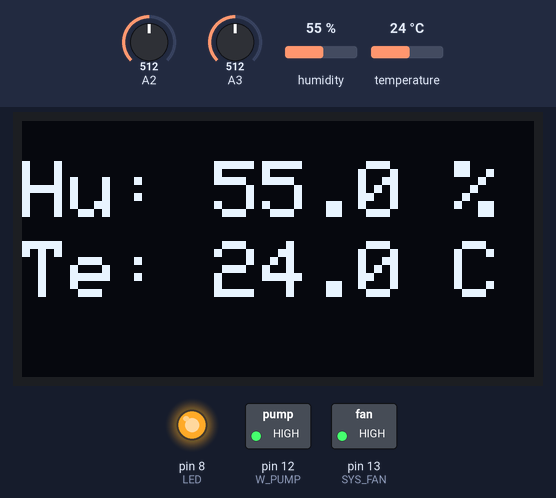
The sketch below on a simulated Arduino Uno, built with avr-gcc and run on an emulated ATmega328P. Shown: 128×64 one-colour display, switched loads named in the sketch (green lamp = pin HIGH), output pins drawn as LEDs (lit = HIGH). The test bench sets the inputs (shaded band); at power-on: humidity 55 %, temperature 24 °C, A2 = 512, A3 = 512.

Above: at 1.2 s.
1.3 s: humidity set to 31 %
At 2.4 s:
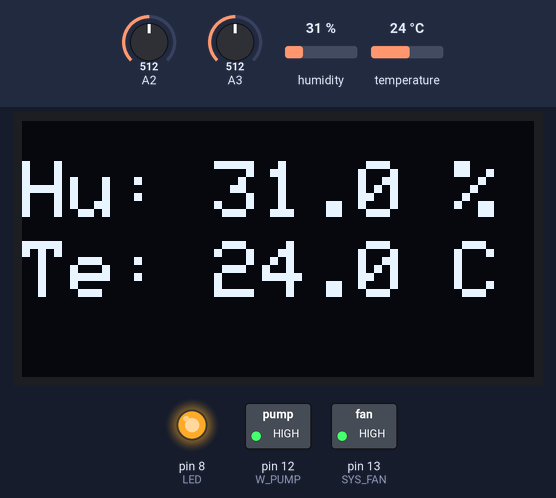
3.5 s: humidity set to 28 %
At 5.2 s:
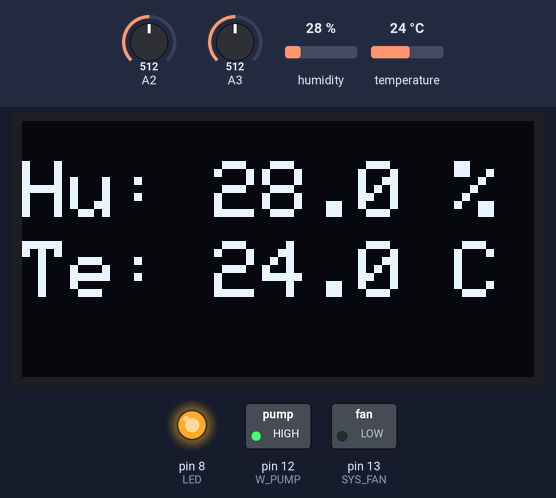
5.5 s: temperature set to 12 °C
At 7.4 s:
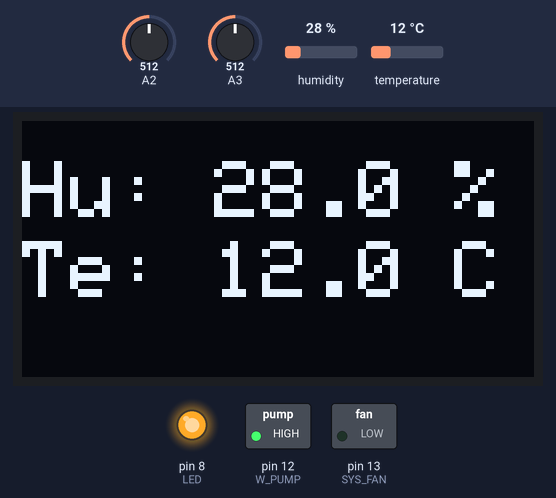
9.0 s: temperature set to 19 °C
At 11.2 s:
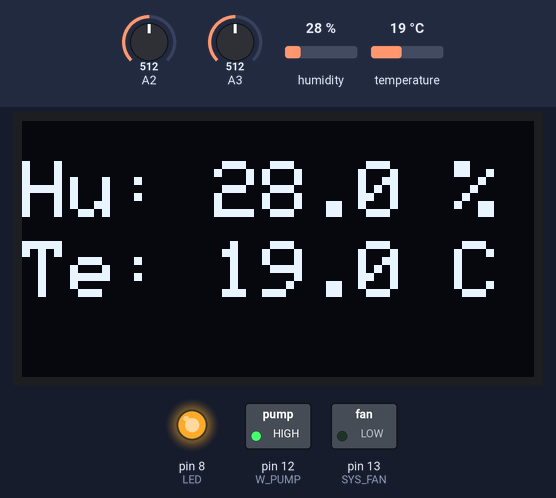
Timing chart, 0 to 12.6 s (numbered marks = the images above; inputs shaded):
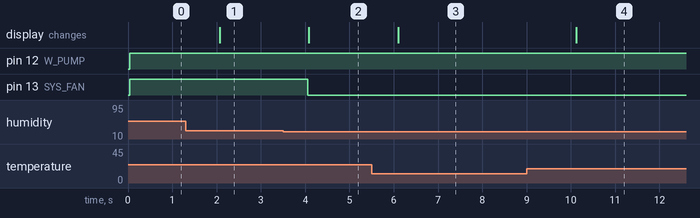

Measured:
- the behaviour switches between 30 and 29 % on humidity (found by bisection; images 1 and 2)
- after the input at 1.3 s, the display: changes after 0.78 s (image 1)
- after the input at 3.5 s, pin 13 (SYS_FAN): HIGH → LOW after 0.56 s; the display: changes after 0.59 s (image 2)
- after the input at 5.5 s, the display: changes after 0.60 s (image 3)
- after the input at 9.0 s, the display: changes after 1.1 s (image 4)

The sketch:

JMS_Arduino.ino
```cpp
#include "DHT.h"
#include <Wire.h>
#include <Adafruit_GFX.h>
#include <Adafruit_SSD1306.h>
#include <avr/wdt.h> // Watchdog 타이머를 위한 라이브러리 추가

#define SCREEN_WIDTH 128 // OLED display width, in pixels
#define SCREEN_HEIGHT 64 // OLED display height, in pixels
Adafruit_SSD1306 display(SCREEN_WIDTH, SCREEN_HEIGHT, &Wire, -1);

#define GROUND1 A2
#define GROUND2 A3
#define DHTPIN  4
#define LED     8
#define W_PUMP  12
#define SYS_FAN 13

#define DHTTYPE DHT21

DHT dht(DHTPIN, DHTTYPE);

void setup() {
  wdt_disable(); // 초기 설정 동안에는 Watchdog를 비활성화
  Serial.begin(9600);
  dht.begin();
  pinMode(SYS_FAN, OUTPUT);
  pinMode(W_PUMP, OUTPUT);
  pinMode(LED, OUTPUT);
  digitalWrite(LED, HIGH);
  if(!display.begin(SSD1306_SWITCHCAPVCC, 0x3C)) {
    Serial.println(F("SSD1306 allocation failed"));
    for(;;);} // Don't proceed, loop forever
  display.clearDisplay();
  display.setTextSize(2);
  display.setTextColor(WHITE);

  wdt_enable(WDTO_8S); // Watchdog 타이머를 8초로 설정
}

void loop() {

  wdt_reset(); // Loop의 시작에서 Watchdog 타이머를 리셋
  bool  IsRun = true;
  bool  D_SYSFAN;
  bool  D_WPUMP;
  bool  D_LED = true;
  float Humidity    = dht.readHumidity();
  float Temperature = dht.readTemperature();
  int   Ground1     = analogRead(A2);
  int   Ground2     = analogRead(A3);

  if(Humidity >= 30.0 || Temperature>= 35.0) {
    digitalWrite(SYS_FAN, HIGH); D_SYSFAN = true;}
  else {
    digitalWrite(SYS_FAN, LOW);  D_SYSFAN = false;}

  if(Ground1 >= 300 || Ground2 >= 300) {
    digitalWrite(W_PUMP, HIGH);  D_WPUMP = true;}
  else {
    digitalWrite(W_PUMP, LOW);   D_WPUMP = false;}

  SendDataToOLEDDisplay(Humidity, Temperature);
  if (Serial.available() > 0) {
    char receivedChar = Serial.read();
    if (receivedChar == '1') {
      SendDataToRaspberryPi(IsRun, D_SYSFAN, D_WPUMP, D_LED, Humidity, Temperature, 1024 - Ground1, 1024 - Ground2);
    }
  }
}

void SendDataToRaspberryPi(bool IsRun, bool D_SYSFAN, bool D_WPUMP, bool D_LED, float humidity, float temperature, int ground1, int ground2){
  // 모든 데이터를 한 줄에 출력
  Serial.print("IsRun: "); Serial.print(IsRun);
  Serial.print(", SYSFAN: "); Serial.print(D_SYSFAN);
  Serial.print(", WPUMP: "); Serial.print(D_WPUMP);
  Serial.print(", LED: "); Serial.print(D_LED);
  Serial.print(", Humidity: "); Serial.print(humidity); Serial.print(" %");
  Serial.print(", Temperature: "); Serial.print(temperature); Serial.print(" *C");
  Serial.print(", Ground1: "); Serial.print(ground1);
  Serial.print(", Ground2: "); Serial.println(ground2);  // 마지막에만 println() 사용하여 줄바꿈
}

void SendDataToOLEDDisplay(float humidity, float temperature) {
  char buffer[50];
  char temp[20];

  //습도 OLED에 출력
  display.clearDisplay();
  memset(buffer, 0, sizeof(buffer));  // buffer 초기화
  dtostrf(humidity, 3, 1, temp);
  sprintf(buffer, "Hu: %s %%", temp);
  display.setCursor(0,10);
  display.println(buffer);

  //온도 OLED에 출력
  memset(buffer, 0, sizeof(buffer));  // buffer 초기화
  dtostrf(temperature, 3, 1, temp);
  sprintf(buffer, "Te: %s C", temp);
  display.setCursor(0,30);
  display.println(buffer);

  // Show the display buffer on the screen. You MUST call display.display() after
  // writing to the display buffer.
  display.display();
  // Clear the buffer
  display.clearDisplay();
}
```
